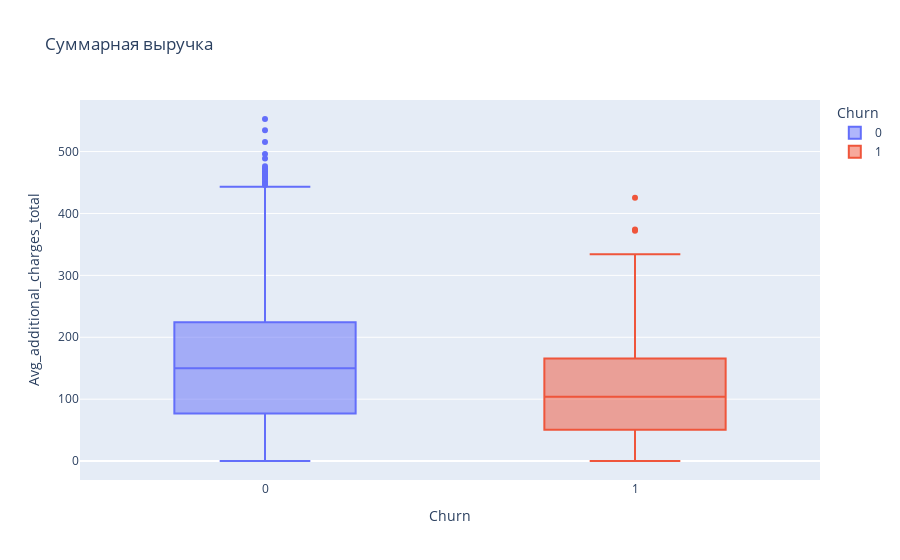

This figure's notebook cell:
### Markdown cell above
Возраст пользователей варьируется от 18 до 41 года. Средние 50% пользователей находятся в возрасте от 27 до 31 года.

Не более 1% пользователей старше 37 лет. Таким образом, пользователи старше 37 лет номинально являются выбросами для нашего распределения, но мы этот факт учитывать не будем.

### Code cell
fig_income = px.box(data, x='Churn', 
                    y='Avg_additional_charges_total',
                    color="Churn", 
                    title='Суммарная выручка')
fig_income.show()

### Figure 1 — Plotly figure (JSON) as saved in the notebook; plotly's stock layout.template omitted (floating-point values rounded to 4 significant figures; data arrays with more than 128 entries replaced by an {"elided": "..."} marker saying what was removed)
{"data": [{"alignmentgroup": "True", "hovertemplate": "Churn=%{x}<br>Avg_additional_charges_total=%{y}<extra></extra>", "legendgroup": "0", "marker": {"color": "#636efa"}, "name": "0", "notched": false, "offsetgroup": "0", "orientation": "v", "showlegend": true, "type": "box", "x": {"elided": "2939 int values"}, "x0": " ", "xaxis": "x", "y": {"elided": "2939 float values"}, "y0": " ", "yaxis": "y"}, {"alignmentgroup": "True", "hovertemplate": "Churn=%{x}<br>Avg_additional_charges_total=%{y}<extra></extra>", "legendgroup": "1", "marker": {"color": "#EF553B"}, "name": "1", "notched": false, "offsetgroup": "1", "orientation": "v", "showlegend": true, "type": "box", "x": {"elided": "1061 int values"}, "x0": " ", "xaxis": "x", "y": {"elided": "1061 float values"}, "y0": " ", "yaxis": "y"}], "layout": {"boxmode": "overlay", "legend": {"title": {"text": "Churn"}, "tracegroupgap": 0}, "title": {"text": "Суммарная выручка"}, "xaxis": {"anchor": "y", "categoryarray": [0, 1], "categoryorder": "array", "domain": [0, 1], "title": {"text": "Churn"}}, "yaxis": {"anchor": "x", "domain": [0, 1], "title": {"text": "Avg_additional_charges_total"}}}}
